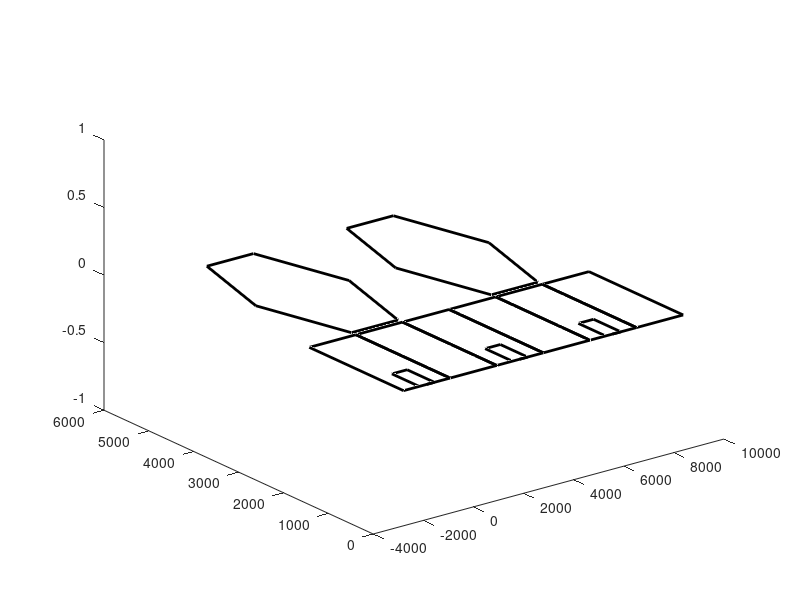

Recreate this plot in MATLAB.
function plotUnfoldedArena

rho = 1860; h = 2100; %side and height of arena in mm
theta = 0:60:360;
xHex = cosd(theta)*rho;
yHex = sind(theta)*rho;

x1Wall = 0; y1Wall = 0;
x2Wall = 0; y2Wall = h ;
x3Wall = rho; y3Wall = h;
x4Wall = rho; y4Wall = 0 ;

xWall = [x1Wall x2Wall x3Wall x4Wall x1Wall];
yWall = [y1Wall y2Wall y3Wall y4Wall y1Wall];

wallFlip = -1.5*rho;
for i=1:6
plot3(xWall + wallFlip +(i-1)*rho,yWall,zeros(1,numel(xWall)),'LineWidth',2,'Color','k'),hold on
end

xBox = [ rho/2 - 304 rho/2 - 304 rho/2 + 304 rho/2 + 304 rho/2 - 304];
yBox = [0 608 608 0 0]; 

for i = 1:2:6
plot3(xBox + wallFlip +(i-1)*rho,yBox,zeros(1,numel(xBox)),'LineWidth',2,'Color','k'),hold on
end

plot3(xHex+3*rho,yHex + h + rho*sqrt(3)./2 + 100 ,zeros(1,numel(xHex)),'LineWidth',2,'Color','k'),hold on % ceil
plot3(xHex,yHex + h + rho*sqrt(3)./2 + 100,zeros(1,numel(xHex)),'LineWidth',2,'Color','k'),hold on % floor

end